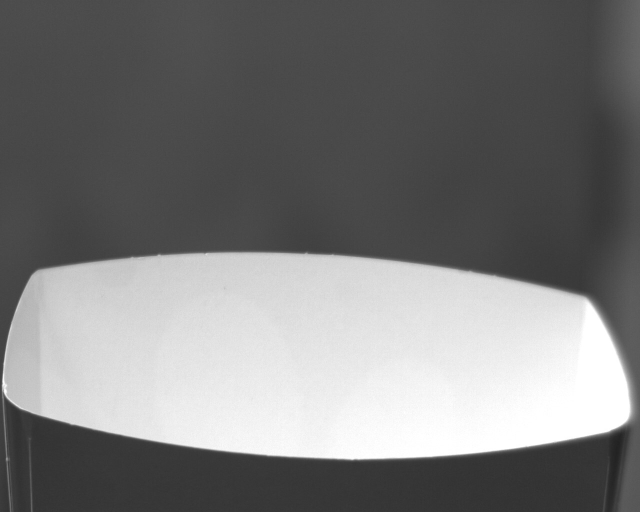
#> input picture bucket/E.jpg, 1280 x 1024 px (shown at 1/2 size)
$ python bucket.py
#> lines starting #> are read from the running program, lines starting #| are printed output that depends on the picture; after the words box and inside, x2 and y2 are one past the last pixel; in counts of white or black regions, pixels touching at a corner belong together
import cv2
import numpy as np

# --- Load images (grayscale already) ---
empty_img = cv2.imread("E.jpg", cv2.IMREAD_GRAYSCALE)
#> empty_img is the input picture: shape (1024, 1280); min 33, max 255, mean 122.1
filled_img = cv2.imread("PF1.jpg", cv2.IMREAD_GRAYSCALE)
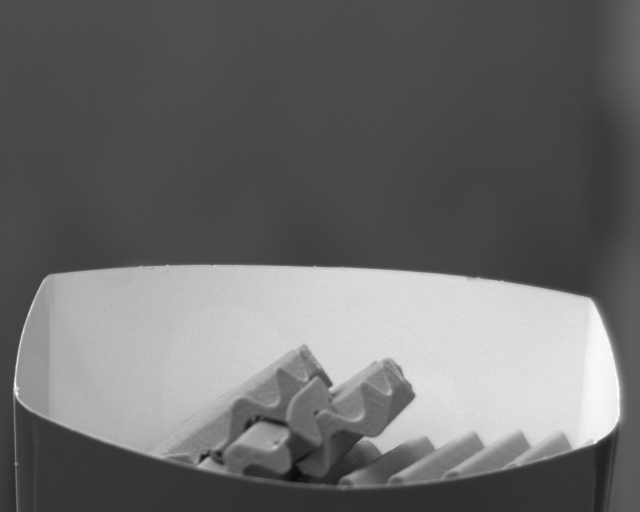
#> input picture bucket/PF1.jpg, 1280 x 1024 px (shown at 1/2 size)
#> filled_img is the input picture: shape (1024, 1280); min 10, max 255, mean 107.9

# --- Step 1: Find bucket contour from empty image ---
blur = cv2.GaussianBlur(empty_img, (5, 5), 0)
_, th_empty = cv2.threshold(blur, 0, 255, cv2.THRESH_BINARY + cv2.THRESH_OTSU)
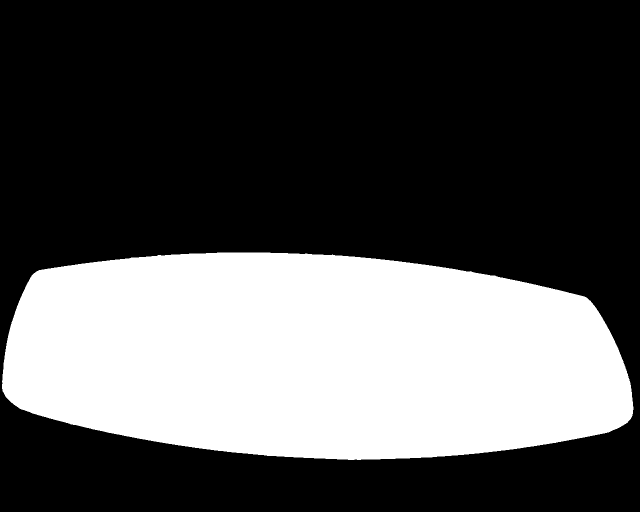
#> th_empty: shape (1024, 1280) (shown at 1/2 size); 33.2% white; 1 white region, box (x1, y1, x2, y2) and area: (4, 505, 1267, 920) 435260

# Clean up noise with morphology
kernel = np.ones((5, 5), np.uint8)
th_empty = cv2.morphologyEx(th_empty, cv2.MORPH_CLOSE, kernel)
#> th_empty: shape (1024, 1280); 33.2% white; 1 white region

contours, _ = cv2.findContours(th_empty, cv2.RETR_EXTERNAL, cv2.CHAIN_APPROX_SIMPLE)
#> contours = 1 contour; box (x1, y1, x2, y2) and area: (4, 505, 1267, 920) 433839
bucket_contour = max(contours, key=cv2.contourArea)
#> bucket_contour = contour of 919 points, box (x1, y1, x2, y2) (4, 505, 1267, 920), area 433839

# Smooth the contour
epsilon = 0.01 * cv2.arcLength(bucket_contour, True)
#> epsilon = 30.6
bucket_contour = cv2.approxPolyDP(bucket_contour, epsilon, True)
#> bucket_contour = [[4, 761], [141, 848], [628, 916], [1067, 892], [1266, 819], [1173, 595], [665, 509], [78, 540]]

# Create bucket mask
mask = np.zeros_like(empty_img)
cv2.drawContours(mask, [bucket_contour], -1, 255, -1)
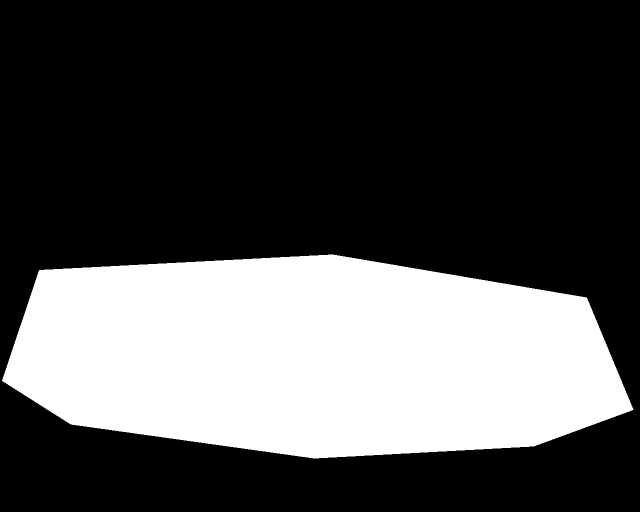
#> mask: shape (1024, 1280) (shown at 1/2 size); 31% white; 1 white region, box (x1, y1, x2, y2) and area: (4, 509, 1267, 917) 406068

# --- Step 2: Difference between empty and filled ---
diff = cv2.absdiff(filled_img, empty_img)
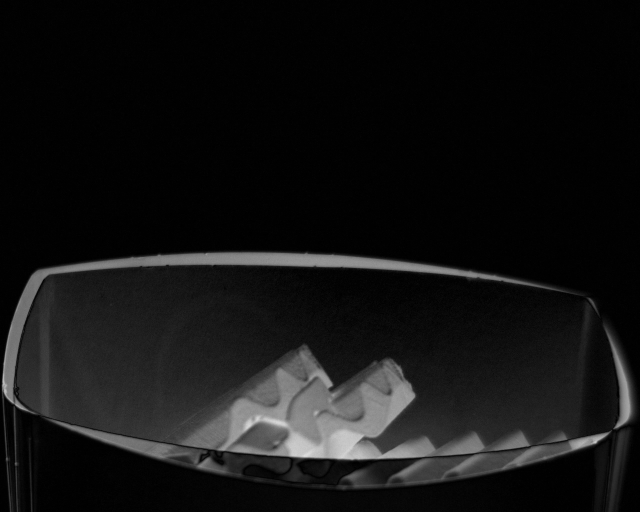
#> diff: shape (1024, 1280) (shown at 1/2 size); min 0, max 227, mean 19.4
diff_masked = cv2.bitwise_and(diff, diff, mask=mask)
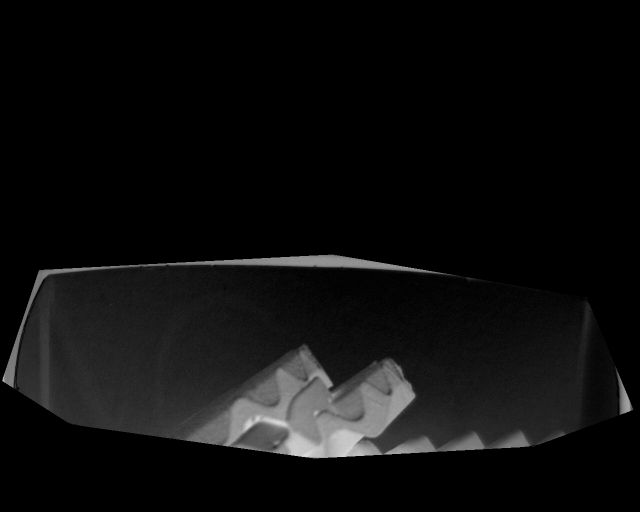
#> diff_masked: shape (1024, 1280) (shown at 1/2 size); min 0, max 227, mean 13.8

# --- Step 3: Threshold to detect objects inside bucket ---
_, th = cv2.threshold(diff_masked, 25, 255, cv2.THRESH_BINARY)
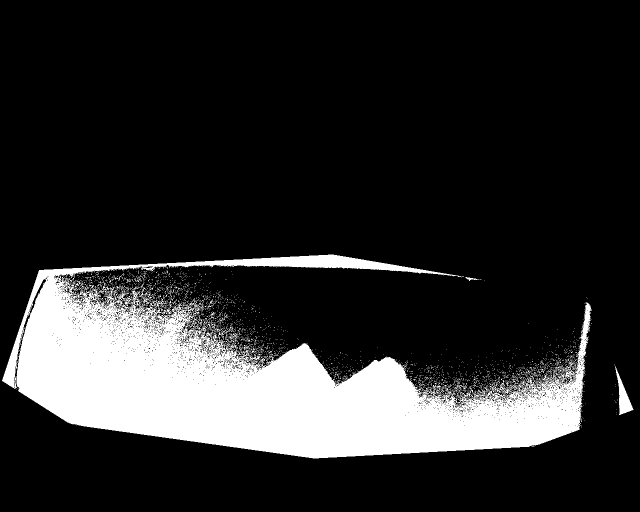
#> th: shape (1024, 1280) (shown at 1/2 size); 17.4% white; 2328 white regions (2292 under 20 px), largest, box (x1, y1, x2, y2) and area: (4, 509, 1183, 917) 220464, (1230, 732, 1267, 830) 1264, (450, 665, 478, 686) 167

# --- Step 4: Calculate fullness percentage ---
filled_pixels = cv2.countNonZero(th)
#> filled_pixels = 228596
total_pixels = cv2.countNonZero(mask)
#> total_pixels = 406068
fullness = (filled_pixels / total_pixels) * 100
#> fullness = 56.3
print(f"Bucket fullness: {fullness:.2f}%")
#| Bucket fullness: 56.30%

# --- Step 5: Visualize results ---
result_vis = cv2.cvtColor(filled_img, cv2.COLOR_GRAY2BGR)
cv2.drawContours(result_vis, [bucket_contour], -1, (0, 255, 0), 2)
cv2.putText(result_vis, f"Fullness: {fullness:.1f}%", (30, 40),
            cv2.FONT_HERSHEY_SIMPLEX, 1, (0, 0, 255), 2)

# Convert threshold (1 channel) to BGR so we can stack with result
th_bgr = cv2.cvtColor(th, cv2.COLOR_GRAY2BGR)

# Resize both to the same height if needed
h = min(result_vis.shape[0], th_bgr.shape[0])
#> h = 1024
result_vis = cv2.resize(result_vis, (int(result_vis.shape[1] * h / result_vis.shape[0]), h))
th_bgr = cv2.resize(th_bgr, (result_vis.shape[1], h))

# Stack side by side
combined = np.hstack((result_vis, th_bgr))
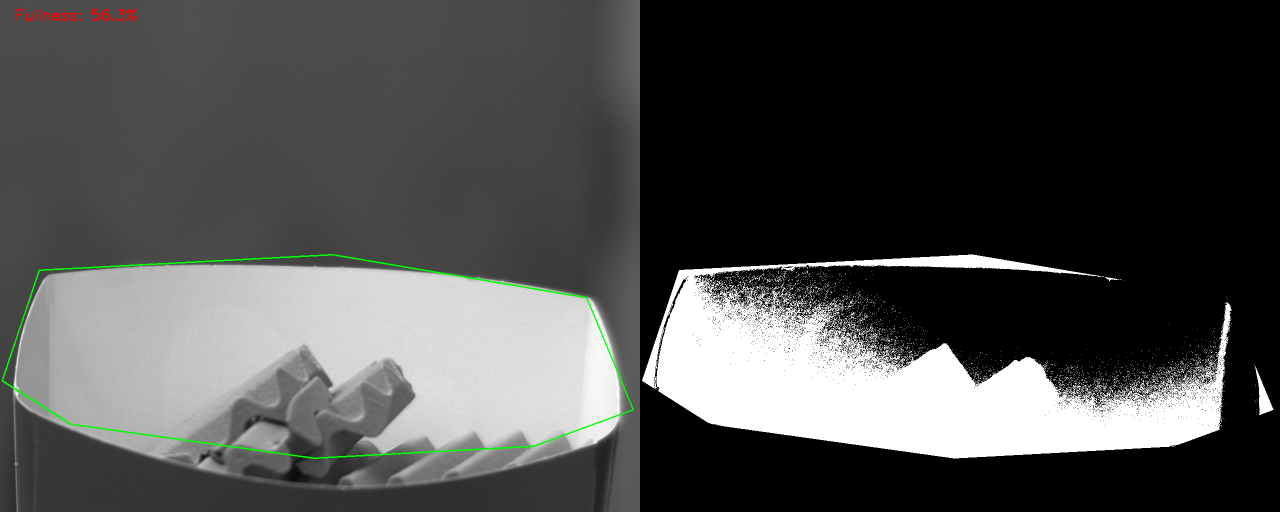
#> combined: shape (1024, 2560, 3) (shown at 1/2 size); mean B, G, R 75.7, 76.5, 75.9

cv2.imshow("Result + Threshold", combined)
cv2.waitKey(0)
cv2.destroyAllWindows()
